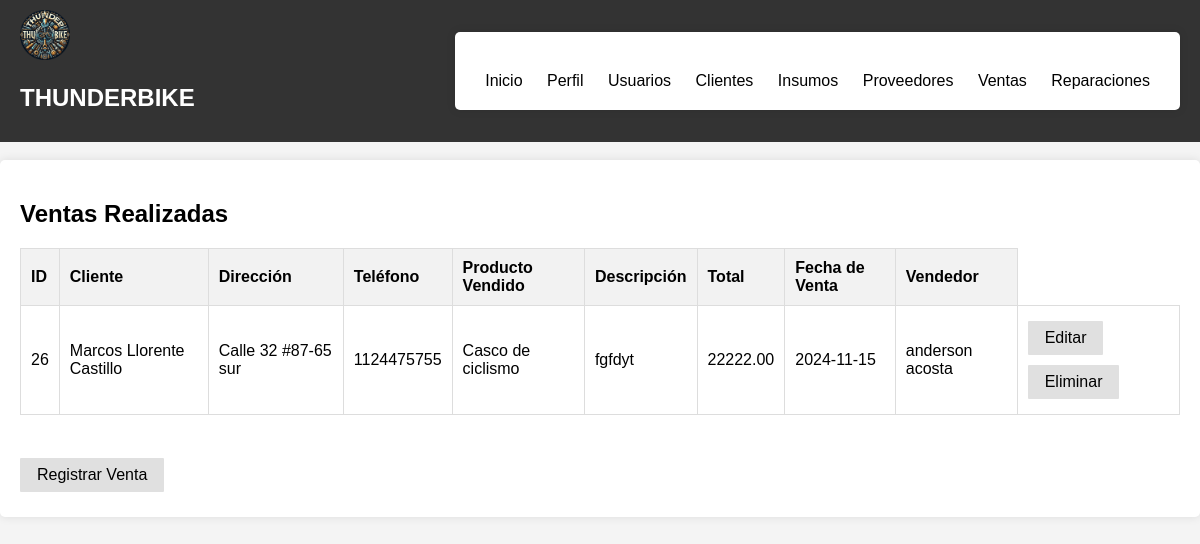
Page /ventas.php on the committed database.
### tables this page shows
CREATE TABLE `ventas` (
  `id` int(11) NOT NULL,
  `cliente_id` int(11) DEFAULT NULL,
  `fecha_venta` date DEFAULT NULL,
  `total` decimal(10,2) DEFAULT NULL,
  `descripcion_venta` text DEFAULT NULL,
  `producto_vendido_id` int(11) DEFAULT NULL,
  `usuario_id` int(11) DEFAULT NULL,
  `vendedor` varchar(40) NOT NULL
);

CREATE TABLE `clientes` (
  `id` int(11) NOT NULL,
  `numero_identificacion` varchar(30) NOT NULL,
  `nombre` varchar(100) DEFAULT NULL,
  `direccion` varchar(255) DEFAULT NULL,
  `telefono` varchar(15) DEFAULT NULL,
  `correo` varchar(30) NOT NULL,
  `estado` tinyint(1) DEFAULT 1
);

CREATE TABLE `productos` (
  `id` int(11) NOT NULL,
  `nombre` varchar(100) DEFAULT NULL,
  `descripcion` text DEFAULT NULL,
  `precio` decimal(10,2) DEFAULT NULL,
  `imagen` blob DEFAULT NULL,
  `cantidad` int(11) DEFAULT 0
);

CREATE TABLE `usuarios` (
  `id` int(11) NOT NULL,
  `nombre` varchar(255) NOT NULL,
  `documento` varchar(30) NOT NULL,
  `telefono` varchar(15) DEFAULT NULL,
  `direccion` varchar(255) DEFAULT NULL,
  `correo` varchar(255) NOT NULL,
  `clave` varchar(255) NOT NULL,
  `rol` varchar(255) NOT NULL DEFAULT 'usuario',
  `fecha_creacion` timestamp NOT NULL DEFAULT current_timestamp(),
  `fecha_modificacion` timestamp NULL DEFAULT NULL,
  `activo` tinyint(1) DEFAULT 1
);

### ventas.php (the view, shortened to what this page needs)
<?php
$dsn = 'mysql:host=localhost;dbname=thunderbike;charset=utf8';
$username = 'root';
$password = '';
try {
    $pdo = new PDO($dsn, $username, $password);
    $pdo->setAttribute(PDO::ATTR_ERRMODE, PDO::ERRMODE_EXCEPTION);
} catch (PDOException $e) {
    die("Conexión fallida: " . $e->getMessage());
}
$sql_ventas = "SELECT v.id, c.nombre AS nombre_cliente, c.direccion, c.telefono, p.nombre AS nombre_producto, v.descripcion_venta, v.total, v.fecha_venta, u.nombre AS nombre_vendedor
                FROM ventas v
                JOIN clientes c ON v.cliente_id = c.id
                JOIN productos p ON v.producto_vendido_id = p.id
                JOIN usuarios u ON v.usuario_id = u.id";
$stmt_ventas = $pdo->query($sql_ventas);
$result_ventas = $stmt_ventas->fetchAll(PDO::FETCH_ASSOC);
?>
<!DOCTYPE html>
<html lang="es">
<head>
</head>
<body>
    <nav class="navtop">
        <div>
            <h1>THUNDERBIKE</h1>
        </div>
        <div>
            <div class="container">
                <div class="button-container">
                    <a href="inicio.php" id="indexBtn" class="button">Inicio</a>
                    <a href="perfil.php" id="perfilBtn" class="button">Perfil</a>
                    <a href="usuarios.php" id="usuariosBtn" class="button">Usuarios</a>
                    <a href="clientes.php" id="clientesBtn" class="button">Clientes</a>
                    <a href="insumos.php" id="InsumosBtn" class="button">Insumos</a>
                    <a href="proveedores.php" id="proveedoresBtn" class="button">Proveedores</a>
                    <a href="ventas.php" id="ventasBtn" class="button">Ventas</a>
                    <a href="reparaciones.php" id="reparacionesBtn" class="button">Reparaciones</a>
                </div>
            </div>
        </div>
    </nav>
    <br>
    <div class="container">
        <h2>Ventas Realizadas</h2>
        <div class="scrollable-table">
            <table>
            <thead>
                <tr>
                <th>ID</th>
                <th>Cliente</th>
                <th>Dirección</th>
                <th>Teléfono</th>
                <th>Producto Vendido</th>
                <th>Descripción</th>
                <th>Total</th>
                <th>Fecha de Venta</th>
                <th>Vendedor</th>
                </tr>
            </thead>
            <tbody>
        <?php
        if (is_array($result_ventas) && count($result_ventas) > 0) {
            foreach ($result_ventas as $row) {
                echo "<tr>";
                echo "<td>" . htmlspecialchars($row["id"]) . "</td>";
                echo "<td>" . htmlspecialchars($row["nombre_cliente"]) . "</td>";
                echo "<td>" . htmlspecialchars($row["direccion"]) . "</td>";
                echo "<td>" . htmlspecialchars($row["telefono"]) . "</td>";
                echo "<td>" . htmlspecialchars($row["nombre_producto"]) . "</td>";
                echo "<td>" . htmlspecialchars($row["descripcion_venta"]) . "</td>";
                echo "<td>" . htmlspecialchars($row["total"]) . "</td>";
                echo "<td>" . htmlspecialchars($row["fecha_venta"]) . "</td>";
                echo "<td>" . htmlspecialchars($row["nombre_vendedor"]) . "</td>";
                echo "<td>
                        <a href='controladores/editar_venta.php?id=" . htmlspecialchars($row["id"]) . "' class='btn'>Editar</a>
                        <a href='controladores/eliminar_venta.php?id=" . htmlspecialchars($row["id"]) . "' class='btn' onclick='return confirm(\"¿Estás seguro de que deseas eliminar esta venta?\");'>Eliminar</a>
                    </td>";
                echo "</tr>";
            }
        } else {
            echo "<tr><td colspan='10'>No se encontraron ventas.</td></tr>";
        }
        ?>
                </tbody>
            </table>
        </div>
        <br>
        <a href="#" id="showFormBtn" class="btn">Registrar Venta</a>
    </div>
</body>
</html>

### ventas.php (style rules this page uses)
body { font-family: Arial, sans-serif; background-color: #f4f4f4; margin: 0; padding: 0; }
h1 { text-align: center; margin-top: 20px; }
.navtop { background-color: #333; color: white; padding: 10px 20px; display: flex; justify-content: space-between; align-items: center; flex-wrap: wrap; }
.navtop a { color: black; text-decoration: none; margin: 0 10px; }
.container { max-width: 1500px; overflow: hidden; background-color: #fff; border-radius: 5px; box-shadow: 0 0 10px rgba(0, 0, 0, 0.1); padding: 20px; position: relative; z-index: 2; }
h2 { margin-bottom: 10px; }
.btn { background-color: #e0e0e0; color: black; padding: 8px 17px; border-radius: 1px; cursor: pointer; text-decoration: none; display: inline-block; margin: 5px 0; text-align: center; }
.button-container { margin-top: 20px; }
table { width: 100%; border-collapse: collapse; margin: 20px 0; }
th, td { border: 1px solid #ddd; padding: 10px; text-align: left; }
th { background-color: #f2f2f2; }

### rows in the picture
ventas: id "26", cliente.nombre "Marcos Llorente Castillo", cliente.direccion "Calle 32 #87-65 sur", cliente.telefono "1124475755", producto_vendido.nombre "Casco de ciclismo", descripcion_venta "fgfdyt", total "22222.00", fecha_venta "2024-11-15", usuario.nombre "anderson acosta"
